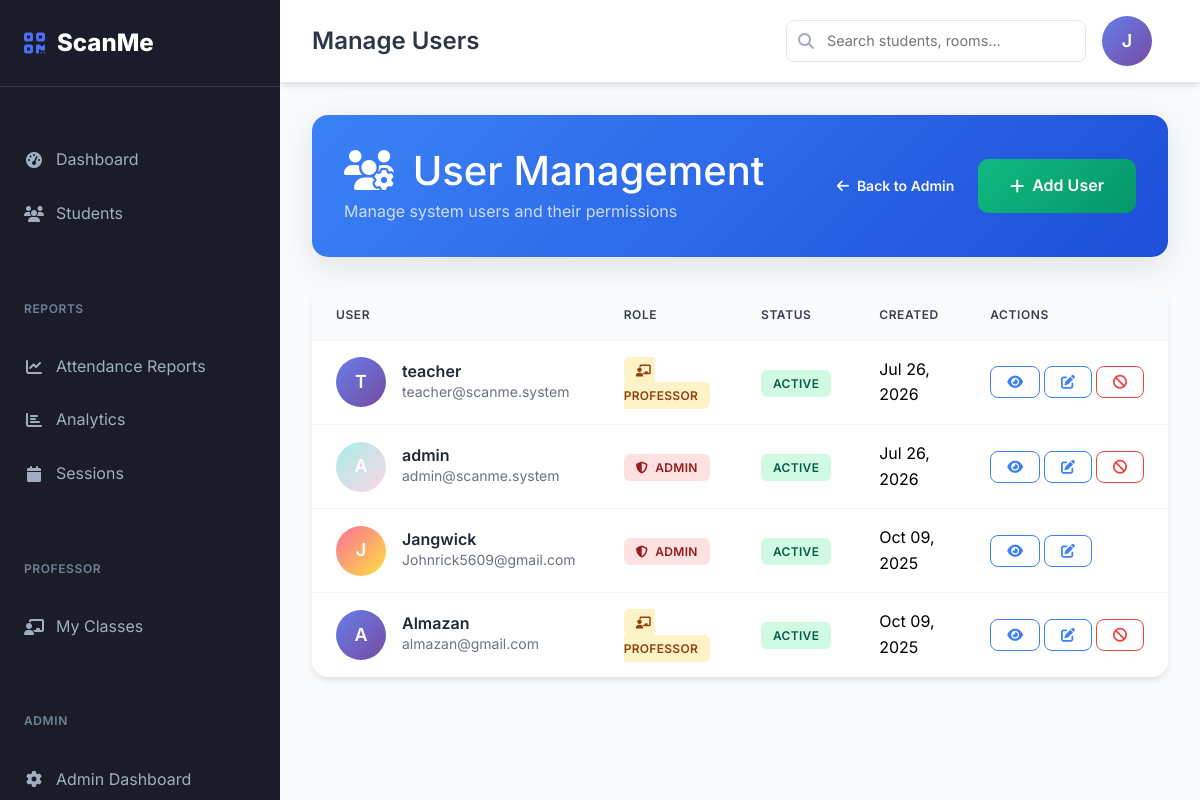
The app's page /admin/users (signed in) with its own data.
### app/models/user_model.py (models this page shows, shortened)
class User(UserMixin, db.Model):
    __tablename__ = 'users'
    id = db.Column(db.Integer, primary_key=True)
    username = db.Column(db.String(80), unique=True, nullable=False, index=True)
    email = db.Column(db.String(120), unique=True, nullable=False, index=True)
    password = db.Column(db.String(255), nullable=False)
    role = db.Column(db.String(20), nullable=False, default='student')  # admin, student, professor
    is_active = db.Column(db.Boolean, default=True, nullable=False)
    created_at = db.Column(db.DateTime, default=datetime.utcnow)
    last_login = db.Column(db.DateTime)
    attendance_records = db.relationship('AttendanceRecord', backref='scanned_by_user', lazy=True,
                                       foreign_keys='AttendanceRecord.scanned_by')
    time_in_records = db.relationship('AttendanceRecord', backref='time_in_scanned_by_user', lazy=True,
                                    foreign_keys='AttendanceRecord.time_in_scanned_by')
    time_out_records = db.relationship('AttendanceRecord', backref='time_out_scanned_by_user', lazy=True,
                                     foreign_keys='AttendanceRecord.time_out_scanned_by')
    def is_admin(self):
        return self.role == 'admin'
    def is_professor(self):
        return self.role == 'professor'
    def can_manage_students(self):
        return self.role in ['admin', 'professor']
    def can_view_reports(self):
        return self.role in ['admin', 'professor']
    def get_display_name(self):
        return self.username.title()

### app/routes/admin_routes.py (the view)
@admin_bp.route('/users')
@login_required
@requires_admin
def manage_users():
    try:
        users = User.query.order_by(User.created_at.desc()).all()
        return render_template('admin/users.html', users=users)
    except Exception as e:
        flash(f'Error loading users: {str(e)}', 'error')
        return render_template('admin/users.html', users=[])

### app/utils/auth_utils.py (called while the page is built)
def requires_role(allowed_roles):
    def decorator(f):
        @wraps(f)
        def decorated_function(*args, **kwargs):
            if not current_user.is_authenticated:
                flash('Please log in to access this page.', 'error')
                return redirect(url_for('auth.login', next=request.url))
            if current_user.role not in allowed_roles:
                flash('You do not have permission to access this page.', 'error')
                return redirect(url_for('main.dashboard'))
            return f(*args, **kwargs)
        return decorated_function
    return decorator

### app/templates/admin/users.html (shortened to what this page needs)
{% extends "dashboard_base.html" %}
{% block page_title %}Manage Users{% endblock %}
{% block content %}
<div class="users-header">
    <div class="d-flex justify-content-between align-items-center">
        <div>
            <h1 class="mb-1">
                <i class="fas fa-users-cog me-2"></i>
                User Management
            </h1>
            <p class="mb-0 opacity-75">Manage system users and their permissions</p>
        </div>
        <div class="d-flex gap-2">
            <a href="{{ url_for('admin.dashboard') }}" class="btn btn-outline-light">
                <i class="fas fa-arrow-left"></i>
                Back to Admin
            </a>
            <a href="{{ url_for('admin.add_user') }}" class="btn-success">
                <i class="fas fa-plus"></i>
                Add User
            </a>
        </div>
    </div>
</div>
{% if users %}
<div class="users-table">
    <div class="table-responsive">
        <table class="table">
            <thead>
                <tr>
                    <th>User</th>
                    <th>Role</th>
                    <th>Status</th>
                    <th>Created</th>
                    <th>Actions</th>
                </tr>
            </thead>
            <tbody>
                {% for user in users %}
                <tr>
                    <td>
                        <div class="user-info">
                            <div class="user-avatar" style="background: {{ get_avatar_color(user.username or 'User') }};">
                                {{ (user.username[0] if user.username else 'U').upper() }}
                            </div>
                            <div class="user-details">
                                <h6>{{ user.username or 'Unknown User' }}</h6>
                                <p>{{ user.email or 'No email' }}</p>
                            </div>
                        </div>
                    </td>
                    <td>
                        <span class="role-badge role-{{ user.role or 'student' }}">
                            {% if user.role == 'admin' %}
                                <i class="fas fa-shield-alt me-1"></i>
                                Admin
                            {% elif user.role == 'professor' %}
                                <i class="fas fa-chalkboard-teacher me-1"></i>
                                Professor
                            {% else %}
                                <i class="fas fa-user-graduate me-1"></i>
                                Student
                            {% endif %}
                        </span>
                    </td>
                    <td>
                        <span class="status-badge {% if user.is_active %}status-active{% else %}status-inactive{% endif %}">
                            {% if user.is_active %}Active{% else %}Inactive{% endif %}
                        </span>
                    </td>
                    <td>
                        {{ user.created_at.strftime('%b %d, %Y') if user.created_at else 'Unknown' }}
                    </td>
                    <td>
                        <div class="d-flex gap-1">
                            <a href="#"
                               class="btn btn-outline-primary btn-sm"
                               title="View Details"
                               onclick="viewUser({{ user.id }})">
                                <i class="fas fa-eye"></i>
                            </a>
                            <a href="#"
                               class="btn btn-outline-primary btn-sm"
                               title="Edit User"
                               onclick="editUser({{ user.id }})">
                                <i class="fas fa-edit"></i>
                            </a>
                            {% if user.id != current_user.id and user.is_active %}
                            <button onclick="confirmDeactivate({{ user.id }}, '{{ user.username }}')"
                                    class="btn btn-outline-danger btn-sm"
                                    title="Deactivate User">
                                <i class="fas fa-ban"></i>
                            </button>
                            {% elif not user.is_active %}
                            <button onclick="confirmReactivate({{ user.id }}, '{{ user.username }}')"
                                    class="btn btn-outline-success btn-sm"
                                    title="Reactivate User">
                                <i class="fas fa-check-circle"></i>
                            </button>
                            {% endif %}
                        </div>
                    </td>
                </tr>
                {% endfor %}
            </tbody>
        </table>
    </div>
</div>
{% endif %}
{% endblock %}

### app/templates/dashboard_base.html (shortened to what this page needs)
<!DOCTYPE html>
<html lang="en">
<head>
    <link href="https://cdn.jsdelivr.net/npm/bootstrap@5.3.3/dist/css/bootstrap.min.css" rel="stylesheet">
    <script src="https://cdn.tailwindcss.com"></script>
    <link rel="stylesheet" href="https://cdnjs.cloudflare.com/ajax/libs/font-awesome/6.6.0/css/all.min.css">
</head>
<body>
    <nav class="sidebar" id="sidebar">
        <a href="{{ url_for('main.index') }}" class="sidebar-brand">
            <i class="fas fa-qrcode"></i>
            ScanMe
        </a>
        <div class="nav-group">
            <ul class="sidebar-nav">
                <li class="nav-item">
                    <a href="{{ url_for('main.dashboard') }}" class="nav-link {{ 'active' if request.endpoint == 'main.dashboard' }}">
                        <i class="fas fa-tachometer-alt"></i>
                        Dashboard
                    </a>
                </li>
                {% if current_user.can_manage_students() %}
                <li class="nav-item">
                    <a href="{{ url_for('students.list_students') }}" class="nav-link {{ 'active' if 'students' in request.endpoint }}">
                        <i class="fas fa-users"></i>
                        Students
                    </a>
                </li>
                {% endif %}
            </ul>
        </div>
        {% if current_user.can_view_reports() %}
        <div class="nav-group">
            <div class="nav-group-title">Reports</div>
            <ul class="sidebar-nav">
                <li class="nav-item">
                    <a href="{{ url_for('attendance.reports') }}" class="nav-link {{ 'active' if request.endpoint == 'attendance.reports' }}">
                        <i class="fas fa-chart-line"></i>
                        Attendance Reports
                    </a>
                </li>
                <li class="nav-item">
                    <a href="{{ url_for('attendance.analytics') }}" class="nav-link {{ 'active' if request.endpoint == 'attendance.analytics' }}">
                        <i class="fas fa-chart-bar"></i>
                        Analytics
                    </a>
                </li>
                <li class="nav-item">
                    <a href="{{ url_for('attendance.manage_sessions') }}" class="nav-link {{ 'active' if request.endpoint == 'attendance.manage_sessions' }}">
                        <i class="fas fa-calendar"></i>
                        Sessions
                    </a>
                </li>
            </ul>
        </div>
        {% endif %}
        {% if current_user.is_professor() or current_user.is_admin() %}
        <div class="nav-group">
            <div class="nav-group-title">Professor</div>
            <ul class="sidebar-nav">
                <li class="nav-item">
                    <a href="{{ url_for('professor.dashboard') }}" class="nav-link {{ 'active' if request.endpoint == 'professor.dashboard' }}">
                        <i class="fas fa-chalkboard-teacher"></i>
                        My Classes
                    </a>
                </li>
            </ul>
        </div>
        {% endif %}
        {% if current_user.is_admin() %}
        <div class="nav-group">
            <div class="nav-group-title">Admin</div>
            <ul class="sidebar-nav">
                <li class="nav-item">
                    <a href="{{ url_for('admin.dashboard') }}" class="nav-link {{ 'active' if request.endpoint == 'admin.dashboard' }}">
                        <i class="fas fa-cog"></i>
                        Admin Dashboard
                    </a>
                </li>
            </ul>
        </div>
        {% endif %}
    </nav>
    <main class="main-content">
        <header class="topbar">
            <div class="d-flex align-items-center">
                <h1 class="page-title">{% block page_title %}Dashboard{% endblock %}</h1>
            </div>
            <div class="topbar-actions">
                <div class="search-box">
                    <i class="fas fa-search"></i>
                    <input type="text" placeholder="Search students, rooms..." id="globalSearch">
                </div>
                <div class="user-dropdown dropdown">
                    <div class="user-avatar" data-bs-toggle="dropdown" aria-expanded="false">
                        {{ current_user.username[0].upper() }}
                    </div>
                </div>
            </div>
        </header>
        <div class="content-area">
            {% block content %}{% endblock %}
        </div>
    </main>
</body>
</html>

### app/templates/dashboard_base.html (style rules this page uses)
:root { --sidebar-width: 280px; --sidebar-bg: #1a1d29; --sidebar-hover: #2d3748; --sidebar-active: #4c6ef5; --sidebar-text: #a0aec0; --sidebar-text-active: #ffffff; --main-bg: #f8fafc; --card-shadow: 0 4px 6px -1px rgba(0, 0, 0, 0.1); --border-color: #e2e8f0; }
* { margin: 0; padding: 0; box-sizing: border-box; }
body { font-family: 'Inter', -apple-system, BlinkMacSystemFont, 'Segoe UI', 'Roboto', sans-serif; background-color: var(--main-bg); line-height: 1.6; }
.sidebar { position: fixed; top: 0; left: 0; height: 100vh; width: var(--sidebar-width); background: var(--sidebar-bg); z-index: 1000; transition: all 0.3s ease; overflow-y: auto; scrollbar-width: thin; scrollbar-color: #4a5568 transparent; }
.sidebar-brand { display: flex; align-items: center; padding: 1.5rem; text-decoration: none; color: white; font-size: 1.5rem; font-weight: 800; border-bottom: 1px solid #2d3748; }
.sidebar-brand i { color: var(--sidebar-active); margin-right: 0.75rem; }
.sidebar-nav { list-style: none; padding: 1rem 0; }
.nav-item { margin-bottom: 0.25rem; }
.nav-link { display: flex; align-items: center; padding: 0.75rem 1.5rem; color: var(--sidebar-text); text-decoration: none; transition: all 0.2s ease; border: none; background: none; width: 100%; text-align: left; }
.nav-link i { width: 20px; margin-right: 0.75rem; text-align: center; }
.nav-group { margin-top: 2rem; position: relative; }
.nav-group-title { padding: 0.5rem 1.5rem; font-size: 0.75rem; font-weight: 600; text-transform: uppercase; letter-spacing: 0.05em; color: #718096; }
.main-content { margin-left: var(--sidebar-width); min-height: 100vh; transition: all 0.3s ease; }
.topbar { background: white; border-bottom: 1px solid var(--border-color); padding: 1rem 2rem; display: flex; align-items: center; justify-content: space-between; box-shadow: var(--card-shadow); position: sticky; top: 0; z-index: 100; }
.page-title { margin: 0; font-size: 1.5rem; font-weight: 600; color: #2d3748; }
.topbar-actions { display: flex; align-items: center; gap: 1rem; }
.search-box { position: relative; min-width: 300px; }
.search-box input { border: 1px solid var(--border-color); border-radius: 8px; padding: 0.5rem 1rem 0.5rem 2.5rem; width: 100%; font-size: 0.9rem; }
.search-box i { position: absolute; left: 0.75rem; top: 50%; transform: translateY(-50%); color: #a0aec0; }
.user-dropdown { position: relative; }
.user-avatar { width: 40px; height: 40px; border-radius: 50%; background: linear-gradient(135deg, #667eea 0%, #764ba2 100%); display: flex; align-items: center; justify-content: center; color: white; font-weight: 600; cursor: pointer; }
.content-area { padding: 2rem; }

### records on screen
User: username "J", username "Jangwick", email "Johnrick5609@gmail.com", role "admin" (drawn), is_active "ACTIVE", created_at "Oct 09, 2025"
User: username "T", username "teacher", email "teacher@scanme.system", role "professor" (drawn), is_active "ACTIVE", created_at "Jul 26, 2026"
User: username "A", username "admin", email "admin@scanme.system", role "admin" (drawn), is_active "ACTIVE", created_at "Jul 26, 2026"
User: username "A", username "Almazan", email "almazan@gmail.com", role "professor" (drawn), is_active "ACTIVE", created_at "Oct 09, 2025"
